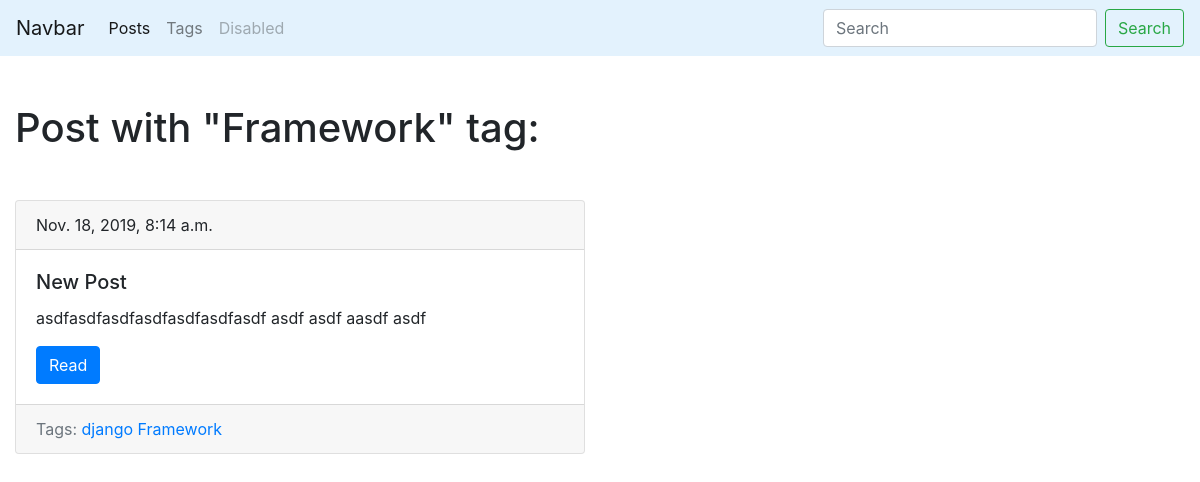
The app's page /blog/tag/1111324/, older data.
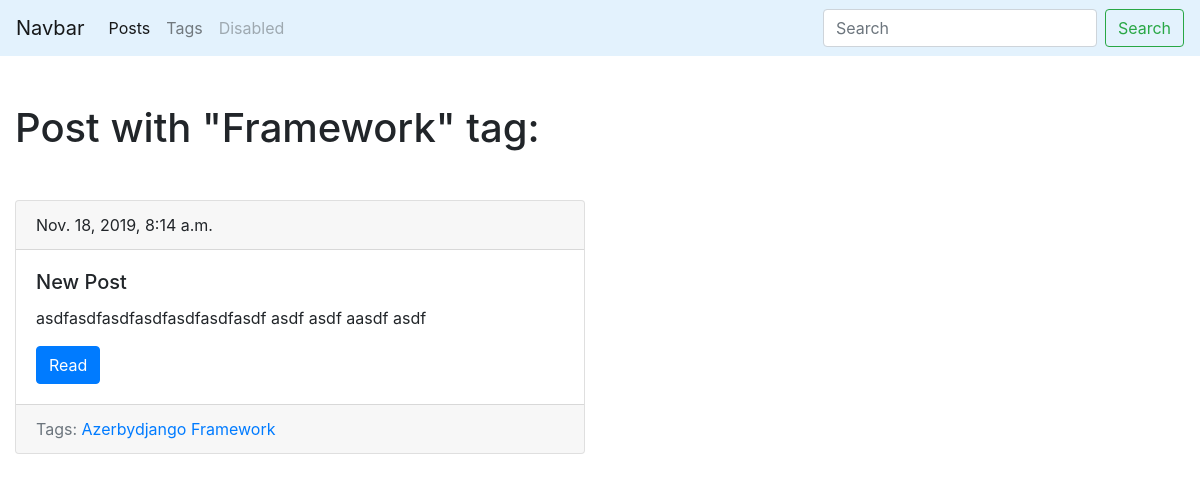
The same page, newer data.
### blog/models.py (models this page shows, shortened)
class Tag(models.Model):
    title = models.CharField(max_length=50)
    slug = models.SlugField(max_length=50, unique=True)
    def get_absolute_url(self):
        return reverse('tag_detail_url', kwargs={'slug': self.slug})

class Post(models.Model):
    title = models.CharField(max_length=150, db_index=True)
    slug = models.SlugField(max_length=150, blank=True, unique=True)
    body = models.TextField(blank=True, db_index=True)
    tags = models.ManyToManyField('Tag', blank=True, related_name='posts')
    date_pub = models.DateTimeField(auto_now_add=True)
    def get_absolute_url(self):
        return reverse('post_detail_url', kwargs={'slug': self.slug})

### blog/views.py (the view)
# urls.py: path('tag/<str:slug>/', TagDetail.as_view(), name='tag_detail_url'),
class TagDetail(ObjectDetailMixin, View):
    model = Tag
    template = 'blog/tag_detail.html'

### blog/utils.py (called while the page is built)
    def get(self, request, slug):
        obj = get_object_or_404(self.model, slug__iexact=slug)
        return render(request, self.template, context={self.model.__name__.lower(): obj})

### blog/templates/blog/tag_detail.html (shortened to what this page needs)
{% extends 'blog/base_blog.html' %}
{% block content %}
    <h1 class="mb-5">
       Post with "{{ tag.title|title }}" tag:
    </h1>
    {% for post in tag.posts.all %}
        {% include 'blog/includes/post_card_template.html' %}
    {% endfor %}
{% endblock %}

### blog/templates/blog/base_blog.html
{% extends 'base.html' %}

### templates/base.html (shortened to what this page needs)
<!DOCTYPE html>
<html lang="en">
<head>
    <link rel="stylesheet" href="https://stackpath.bootstrapcdn.com/bootstrap/4.3.1/css/bootstrap.min.css">
</head>
<body>
    <nav class="navbar navbar-expand-lg navbar-light" style="background-color: #e3f2fd;">
        <a class="navbar-brand" href="#">Navbar</a>
        <div class="collapse navbar-collapse" id="navbarSupportedContent">
            <ul class="navbar-nav mr-auto">
                <li class="nav-item active">
                    <a class="nav-link" href="{% url 'post_list_url' %}">Posts</a>
                </li>
                <li class="nav-item">
                    <a class="nav-link" href="{% url 'tag_list_url' %}">Tags</a>
                </li>
                <li class="nav-item">
                    <a class="nav-link disabled" href="#" tabindex="-1" aria-disabled="true">Disabled</a>
                </li>
            </ul>
            <form class="form-inline my-2 my-lg-0">
                <input class="form-control mr-sm-2" type="search" placeholder="Search" aria-label="Search">
                <button class="btn btn-outline-success my-2 my-sm-0" type="submit">Search</button>
            </form>
        </div>
    </nav>
    <div class="container-fluid mt-5">
        <div class="row">
            <div class="col-6">
              {% block content %}{% endblock %}
            </div>
        </div>
    </div>
</body>
</html>

### blog/templates/blog/includes/post_card_template.html
  <div class="card mb-4">
      <div class="card-header">
              {{ post.date_pub }}
      </div>
      <div class="card-body">
           <h5 class="card-title">{{post.title}}</h5>
           <p class="card-text">{{post.body|truncatewords:15}}</p>
           <a href="{{post.get_absolute_url}}" class="btn btn-primary">Read</a>
      </div>
           <div class="card-footer text-muted">
               Tags:
                {% for tag in post.tags.all %}
                  <a href="{{tag.get_absolute_url}}"> {{tag.title}}</a>
                {% endfor %}
           </div>
  </div>

Row changes from the older to the newer data that the page shows:
changed Tag: title "django" → "Azerbydjango"
